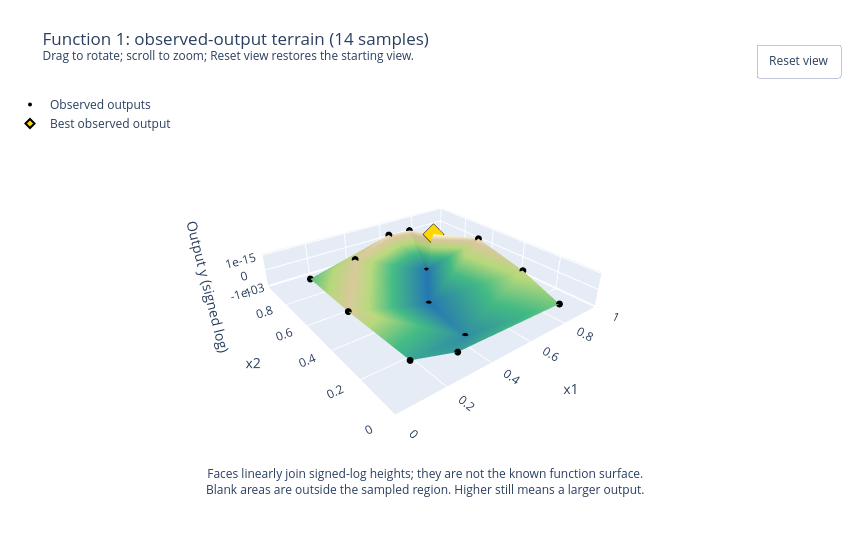

Notebook cell for this chart:
### Code cell
# The terrain joins observed signed-log heights; it does not fit a model.
terrain_fig = plot_observed_terrain(
    review["inputs"].to_numpy(), review["outputs"].to_numpy(),
    title=f"Function {FUNCTION_NUMBER}: observed-output terrain ({len(review['data'])} samples)",
    heights=signed_log(review["outputs"].to_numpy(), scale=TERRAIN_SCALE),
    height_axis=dict(title="Output y (signed log)", tickmode="array",
        tickvals=signed_log(TERRAIN_TICKS, scale=TERRAIN_SCALE),
        ticktext=[f"{value:.0e}" if value else "0" for value in TERRAIN_TICKS]),
    height_description="signed-log heights", save_to=FIGURES_DIR / "observed-output-terrain.html",
    **TERRAIN_SETTINGS,
)
terrain_fig.show(config={**PLOT_CONFIG, "responsive": TERRAIN_SETTINGS["width"] is None})

### Figure 1 — Plotly figure (JSON) as saved in the notebook; plotly's stock layout.template omitted (floating-point values rounded to 4 significant figures)
{"data": [{"colorscale": [[0, "#2475b0"], [0.4, "#42b983"], [0.65, "#b6d77a"], [0.85, "#d9c69c"], [1, "#fffde0"]], "flatshading": true, "hoverinfo": "skip", "i": [10, 7, 5, 3, 5, 5, 11, 5, 0, 0, 10, 1, 4, 0, 4, 4, 2], "intensity": [121.1, 154.0, 184.9, 76.52, -197.6, -146.3, -109.3, 160.4, 119.6, 152.8, -197.7, -91.61, 0.4732, -28.98], "intensitymode": "vertex", "j": [3, 2, 6, 5, 3, 10, 5, 11, 1, 13, 0, 4, 2, 4, 0, 10, 4], "k": [9, 9, 12, 12, 10, 8, 8, 6, 13, 8, 8, 7, 7, 1, 10, 9, 9], "name": "Joined observations", "showscale": false, "type": "mesh3d", "x": [0.3194, 0.5743, 0.731, 0.8404, 0.6501, 0.4104, 0.3127, 0.6834, 0.08251, 0.8839, 0.4684, 0.1531, 0.7819, 0.1295], "y": [0.763, 0.8799, 0.733, 0.2647, 0.6815, 0.1476, 0.07872, 0.8611, 0.4035, 0.5823, 0.4354, 0.134, 0.02561, 0.8222], "z": [121.1, 154.0, 184.9, 76.52, -197.6, -146.3, -109.3, 160.4, 119.6, 152.8, -197.7, -91.61, 0.4732, -28.98]}, {"customdata": [1.323e-79, 1.033e-46, 7.711e-16, 3.342e-124, -0.003606, -2.159e-54, -2.089e-91, 2.535e-40, 3.607e-81, 6.23e-48, -0.005509, -4.058e-109, 1.973e-200, -9.546e-172], "hovertemplate": "x1=%{x:.4f}<br>x2=%{y:.4f}<br>Output y=%{customdata:.3e}<extra></extra>", "marker": {"color": "black", "size": 4}, "mode": "markers", "name": "Observed outputs", "type": "scatter3d", "x": [0.3194, 0.5743, 0.731, 0.8404, 0.6501, 0.4104, 0.3127, 0.6834, 0.08251, 0.8839, 0.4684, 0.1531, 0.7819, 0.1295], "y": [0.763, 0.8799, 0.733, 0.2647, 0.6815, 0.1476, 0.07872, 0.8611, 0.4035, 0.5823, 0.4354, 0.134, 0.02561, 0.8222], "z": [121.1, 154.0, 184.9, 76.52, -197.6, -146.3, -109.3, 160.4, 119.6, 152.8, -197.7, -91.61, 0.4732, -28.98]}, {"customdata": [7.711e-16], "hovertemplate": "Best observed output: %{customdata:.3e}<extra></extra>", "marker": {"color": "gold", "line": {"color": "black", "width": 2}, "size": 7, "symbol": "diamond"}, "mode": "markers", "name": "Best observed output", "type": "scatter3d", "x": [0.731], "y": [0.733], "z": [184.9]}], "layout": {"annotations": [{"showarrow": false, "text": "Faces linearly join signed-log heights; they are not the known function surface.<br>Blank areas are outside the sampled region. Higher still means a larger output.", "x": 0.5, "xref": "paper", "y": -0.08, "yref": "paper"}], "autosize": false, "height": 560, "legend": {"x": 0, "y": 1}, "margin": {"b": 90, "l": 10, "r": 10, "t": 90}, "scene": {"aspectmode": "manual", "aspectratio": {"x": 1, "y": 1, "z": 0.16}, "camera": {"center": {"x": 0, "y": 0, "z": 0}, "eye": {"x": -1.05, "y": -1.35, "z": 0.9}, "projection": {"type": "perspective"}, "up": {"x": 0, "y": 0, "z": 1}}, "dragmode": "orbit", "xaxis": {"range": [0, 1], "title": {"text": "x1"}}, "yaxis": {"range": [0, 1], "title": {"text": "x2"}}, "zaxis": {"tickmode": "array", "ticktext": ["-1e-03", "0", "1e-15"], "tickvals": [-197.0, 0.0, 185.0], "title": {"text": "Output y (signed log)"}}}, "title": {"text": "Function 1: observed-output terrain (14 samples)<br><sup>Drag to rotate; scroll to zoom; Reset view restores the starting view.</sup>"}, "updatemenus": [{"buttons": [{"args": [{"scene.camera": {"center": {"x": 0, "y": 0, "z": 0}, "eye": {"x": -1.05, "y": -1.35, "z": 0.9}, "projection": {"type": "perspective"}, "up": {"x": 0, "y": 0, "z": 1}}}], "label": "Reset view", "method": "relayout"}], "showactive": false, "type": "buttons", "x": 1, "xanchor": "right", "y": 1.12, "yanchor": "top"}], "width": 850}}
